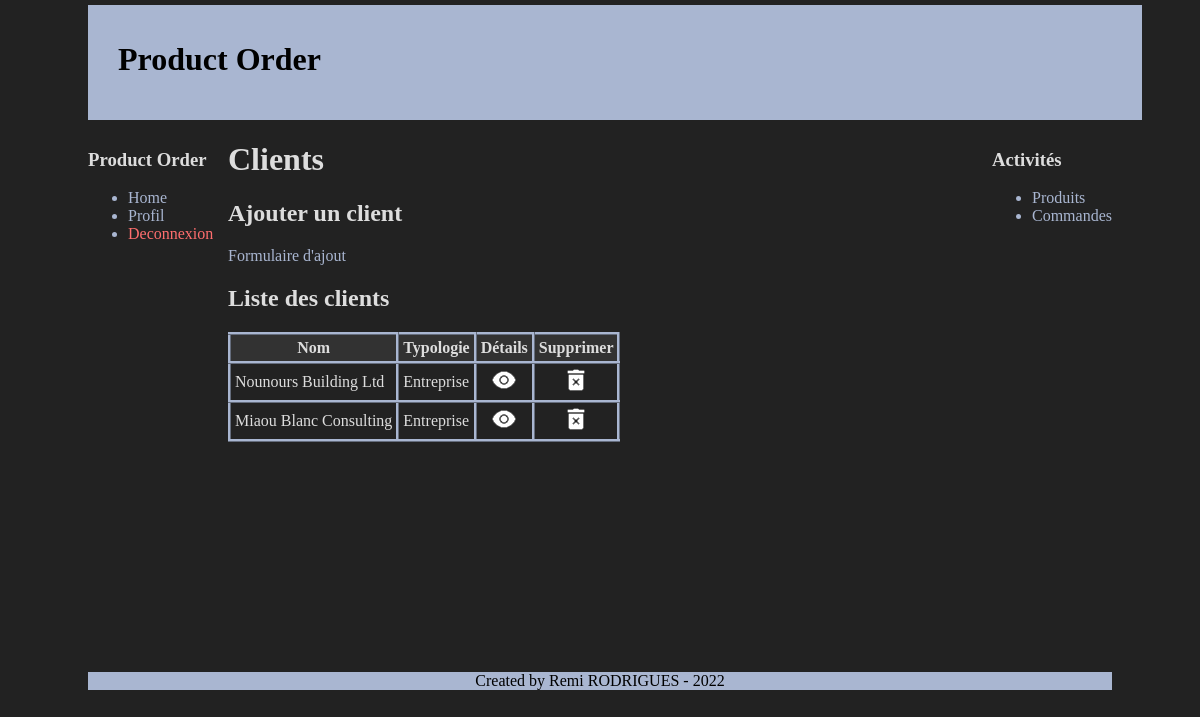
The page /customer/customerList.php (signed in) on the database its author committed.
### tables this page shows
CREATE TABLE `customers` (
  `id` int(11) NOT NULL,
  `name` varchar(100) NOT NULL,
  `is_company` tinyint(1) NOT NULL DEFAULT 1,
  `user_id` int(11) NOT NULL,
  `address_1` varchar(100) NOT NULL,
  `address_2` varchar(100) NOT NULL,
  `city_id` int(11) NOT NULL,
  `email` varchar(100) NOT NULL,
  `phone` varchar(20) NOT NULL,
  `add_date` datetime NOT NULL,
  `update_date` datetime NOT NULL,
  `deleted` tinyint(1) NOT NULL DEFAULT 0,
  `delete_date` datetime DEFAULT NULL
);

### customer/customerList.php (the view, shortened to what this page needs)
<?php
require("../layout/htmlHead.php");
echo htmlHead("Clients", "../style");
?>
    <body>
    <?php include("../layout/header.php"); ?>
    <div id="menu">
        <div class="element_menu">
            <h3>Product Order</h3>
            <ul>
                <li><a href="../home.php">Home</a></li>
                <li><a href="../profil.php">Profil</a></li>
                <li><a href="../deconnexion.php" class="deconnexion_btn">Deconnexion</a></li>
            </ul>
        </div>
    </div>
    <div id="menu_right">
        <div class="element_menu">
            <h3>Activités</h3>
            <ul>
                <li><a href="../product/productList.php">Produits</a></li>
                <li><a href="../order/orderList.php">Commandes</a></li>
            </ul>
        </div>
    </div>
    <div id="corps">
        <h1>Clients</h1>
        <h2>Ajouter un client</h2>
        <p>
            <a href="addCustomer.php">Formulaire d'ajout</a>
        </p>
        <h2>Liste des clients</h2>
        <?php
            include("../utils/connexion_db.php");
            $customers = $bdd->prepare("
                SELECT customers.id, customers.name, customers.is_company
                FROM customers
                INNER JOIN users ON users.id = customers.user_id
                INNER JOIN companies ON companies.id = users.company_id
                WHERE users.company_id = :company_id
                AND customers.deleted = 0;
            ");
            $customers->execute([
                "company_id"=> $_SESSION["company_id"],
            ]);
            $data = $customers->fetchAll();
            ?>
            <table>
                <thead>
                    <tr>
                        <th>Nom</th>
                        <th>Typologie</th>
                        <th>Détails</th>
                        <th>Supprimer</th>
                    </tr>
                </thead>
                <tbody>
                    <?php for($i=0; $i<count($data); $i++) :?>
                        <tr>
                            <td><?= $data[$i]["name"]; ?></td>
                            <td><?= $data[$i]["is_company"] ? "Entreprise" : "Particulier"; ?></td>
                            <td style="text-align:center;">
                                <a href="detailCustomer.php?id=<?= $data[$i]["id"]; ?>">
                                    <img src="../images/details.png" />
                                </a>
                            </td>
                            <td style="text-align:center;">
                                <a href="deleteCustomer.php?id=<?= $data[$i]["id"]; ?>">
                                    <img src="../images/supprimer.png" />
                                </a>
                            </td>
                        </tr>
                    <?php endfor;?>
                </tbody>
            </table>
    </div>
    <?php include("../layout/footer.php"); ?>
    </body>
</html>

### style.css (style rules this page uses)
body { width: 1024px; margin: auto; margin-top: 5px; margin-bottom: 5px; background-color: #222; color: #ddd; }
#menu { float: left; width: 120px; margin-bottom: 10px; }
#menu_right { float: right; width: 120px; margin-bottom: 10px; }
#corps { margin-left: 140px; margin-bottom: 20px; }
a { text-decoration: none; color: rgb(169, 182, 209); }
ul { color: rgb(169, 182, 209); }
table, th, td { border: 3px ridge rgb(169, 182, 209); border-collapse: collapse; padding: 4px; }
thead, tfoot { background-color: rgb(50, 50, 50); }
.deconnexion_btn { color: rgb(255, 110, 110); }

### rows shown on the page
customers: name "Nounours Building Ltd", is_company "Entreprise"
customers: name "Miaou Blanc Consulting", is_company "Entreprise"
